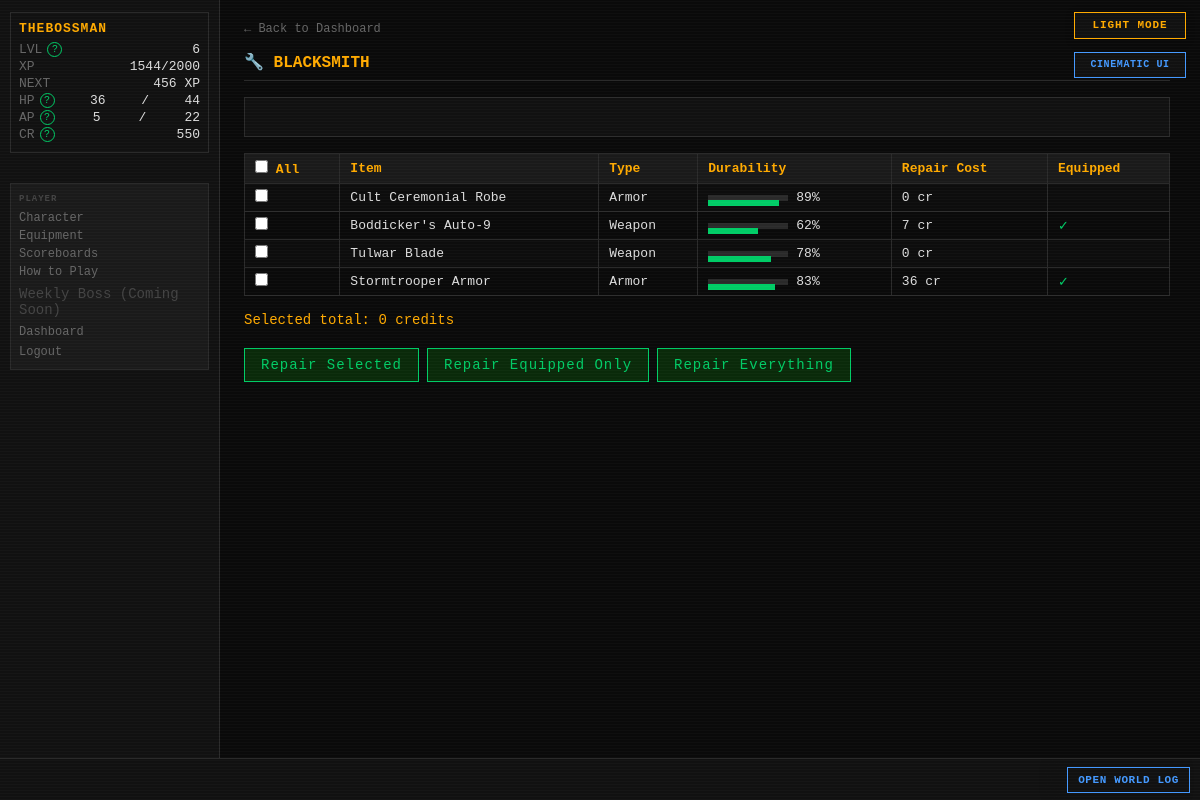
Page /blacksmith (signed in) on the committed database.
### tables this page shows
CREATE TABLE players (
    id                  INTEGER PRIMARY KEY AUTOINCREMENT,
    username            TEXT    UNIQUE NOT NULL,
    password_hash       TEXT    NOT NULL,
    email               TEXT    UNIQUE NOT NULL,
    character_name      TEXT    NOT NULL,
    sex                 TEXT    NOT NULL,
    class_id            INTEGER REFERENCES classes(id),
    str_stat            INTEGER NOT NULL DEFAULT 1,
    end_stat            INTEGER NOT NULL DEFAULT 1,
    agi_stat            INTEGER NOT NULL DEFAULT 1,
    lck_stat            INTEGER NOT NULL DEFAULT 1,
    per_stat            INTEGER NOT NULL DEFAULT 1,
    level               INTEGER NOT NULL DEFAULT 1,
    xp                  INTEGER NOT NULL DEFAULT 0,
    current_hp          INTEGER NOT NULL,
    current_ap          INTEGER NOT NULL,
    credits             INTEGER NOT NULL DEFAULT 25,
    equipped_weapon_id  INTEGER REFERENCES inventory_items(id),
    equipped_armor_id   INTEGER REFERENCES inventory_items(id),
    equipped_special_id INTEGER REFERENCES inventory_items(id),
    in_combat           INTEGER NOT NULL DEFAULT 0,
    pending_levelup     INTEGER NOT NULL DEFAULT 0,
    combat_preference   TEXT    NOT NULL DEFAULT "Balanced",
    is_banned           INTEGER NOT NULL DEFAULT 0,
    retired_at          TEXT,
    last_login_at       TEXT,
    created_at          TEXT    NOT NULL DEFAULT (datetime('now'))
);

CREATE TABLE armor (
    id              INTEGER PRIMARY KEY AUTOINCREMENT,
    name            TEXT    UNIQUE NOT NULL,
    is_active       INTEGER NOT NULL DEFAULT 1,
    level           INTEGER NOT NULL,
    ac_bonus        INTEGER NOT NULL DEFAULT 0,
    res_blade       INTEGER NOT NULL DEFAULT 0,
    res_blunt       INTEGER NOT NULL DEFAULT 0,
    res_ballistic   INTEGER NOT NULL DEFAULT 0,
    res_energy      INTEGER NOT NULL DEFAULT 0,
    res_arcane      INTEGER NOT NULL DEFAULT 0,
    res_explosive   INTEGER NOT NULL DEFAULT 0,
    res_venom       INTEGER NOT NULL DEFAULT 0,
    str_bonus       INTEGER NOT NULL DEFAULT 0,
    end_bonus       INTEGER NOT NULL DEFAULT 0,
    agi_bonus       INTEGER NOT NULL DEFAULT 0,
    lck_bonus       INTEGER NOT NULL DEFAULT 0,
    per_bonus       INTEGER NOT NULL DEFAULT 0,
    associated_to   TEXT,
    credit_cost     INTEGER NOT NULL,
    drop_chance     REAL    NOT NULL,
    starting_durability INTEGER NOT NULL DEFAULT 100,
    imported_at     TEXT    NOT NULL DEFAULT (datetime('now'))
, description TEXT NOT NULL DEFAULT '');

CREATE TABLE inventory_items (
    id                 INTEGER PRIMARY KEY AUTOINCREMENT,
    player_id          INTEGER NOT NULL REFERENCES players(id),
    item_type          TEXT    NOT NULL,
    item_id            INTEGER NOT NULL,
    current_durability INTEGER NOT NULL DEFAULT 100,
    acquired_at        TEXT    NOT NULL DEFAULT (datetime('now')),
    acquired_method    TEXT    NOT NULL
);

CREATE TABLE weapons (
    id              INTEGER PRIMARY KEY AUTOINCREMENT,
    name            TEXT    UNIQUE NOT NULL,
    is_active       INTEGER NOT NULL DEFAULT 1,
    level           INTEGER NOT NULL,
    weapon_type     TEXT    NOT NULL,
    damage_die      TEXT    NOT NULL,
    damage_type     TEXT    NOT NULL,
    str_bonus       INTEGER NOT NULL DEFAULT 0,
    end_bonus       INTEGER NOT NULL DEFAULT 0,
    agi_bonus       INTEGER NOT NULL DEFAULT 0,
    lck_bonus       INTEGER NOT NULL DEFAULT 0,
    per_bonus       INTEGER NOT NULL DEFAULT 0,
    associated_to   TEXT,
    credit_cost     INTEGER NOT NULL,
    drop_chance     REAL    NOT NULL,
    starting_durability INTEGER NOT NULL DEFAULT 100,
    imported_at     TEXT    NOT NULL DEFAULT (datetime('now'))
, description TEXT NOT NULL DEFAULT '');

### routes/blacksmith.py (the view)
@bp.route("/blacksmith")
def index():
    player   = g.player
    settings = get_all_settings()
    if player["credits"] == 0:
        return render_template("blacksmith/blacksmith.html",
                               items=[], blocked=True,
                               blocked_reason="You have no credits.",
                               feedback=request.args.get("feedback"),
                               error=request.args.get("error"))
    items = _get_repairable_items(player, settings)
    all_full = all(i["current_durability"] >= 100 for i in items)
    if all_full:
        return render_template("blacksmith/blacksmith.html",
                               items=[], blocked=True,
                               blocked_reason="All your items are at full durability.",
                               feedback=request.args.get("feedback"),
                               error=request.args.get("error"))
    return render_template("blacksmith/blacksmith.html",
                           items=items,
                           blocked=False,
                           feedback=request.args.get("feedback"),
                           error=request.args.get("error"))

### app.py (called while the page is built)
def _context_processor() -> dict:
    settings = get_all_settings()
    player = g.get("player")
    if not player:
        return {"settings": settings}
    return {"player": player, "settings": settings}

def _check_auth():
    if request.endpoint in _AUTH_EXEMPT:
        return None
    if not session.get("player_id"):
        return redirect(url_for("auth.login"))
    return None

def _load_player():
    player_id = session.get("player_id")
    if not player_id:
        return None
    player = get_player(player_id)
    if player is None:
        session.clear()
        return redirect(url_for("auth.login"))
    g.player = player
    return None

def _check_levelup():
    if request.endpoint in _LEVELUP_EXEMPT:
        return None
    player = g.get("player")
    if player and player.get("pending_levelup") and not player.get("in_combat"):
        return redirect(url_for("auth.levelup"))
    if player and not player.get("in_combat"):
        threshold = cfg.XP_CURVE.get(player["level"] + 1)
        if threshold is not None and player["xp"] >= threshold:
            from combat.engine import check_level_up
            if check_level_up(player["id"], player["xp"], player["level"]):
                g.player = get_player(player["id"])
                return redirect(url_for("auth.levelup"))
    return None

def _set_blackout_flag():
    settings = get_all_settings()
    blackout_mins = settings.get("MIDNIGHT_BLACKOUT_MINUTES", cfg.MIDNIGHT_BLACKOUT_MINUTES)
    now = datetime.now(timezone.utc)
    minutes_to_midnight = (24 * 60) - (now.hour * 60 + now.minute)
    g.blackout = (minutes_to_midnight <= blackout_mins)

### database.py (called while the page is built)
def get_db() -> sqlite3.Connection:
    if 'db' not in g:
        g.db = sqlite3.connect(
            cfg.DB_PATH,
            detect_types=sqlite3.PARSE_DECLTYPES,
            timeout=10,
        )
        g.db.row_factory = dict_factory
        g.db.execute("PRAGMA foreign_keys = ON")
        g.db.execute("PRAGMA journal_mode = WAL")
    return g.db

def dict_factory(cursor: sqlite3.Cursor, row: tuple) -> dict:
    return {col[0]: val for col, val in zip(cursor.description, row)}

def execute(sql: str, params: tuple = ()) -> list[dict]:
    return get_db().execute(sql, params).fetchall()

def execute_one(sql: str, params: tuple = ()) -> dict | None:
    return get_db().execute(sql, params).fetchone()

### templates/blacksmith/blacksmith.html (shortened to what this page needs)
{% extends "base.html" %}
{% block content %}
<div id="page-content">
    <a href="{{ url_for('dashboard.index') }}" class="back-link">← Back to Dashboard</a>
    <h2 class="page-title">🔧 BLACKSMITH</h2>
    <div id="terminal-output">
    </div>
    {% if blocked %}
    <p style="color:var(--grey)">{{ blocked_reason }}</p>
    {% else %}
    <form method="POST" action="{{ url_for('blacksmith.repair') }}">
        <table>
            <tr>
                <th><input type="checkbox" id="select-all"> All</th>
                <th>Item</th><th>Type</th><th>Durability</th>
                <th>Repair Cost</th><th>Equipped</th>
            </tr>
            {% for item in items %}
            <tr>
                <td>
                    <input type="checkbox" name="inv_ids" value="{{ item.inv_id }}"
                           class="item-checkbox" data-cost="{{ item.repair_cost }}">
                </td>
                <td>{{ item.name }}</td>
                <td>{{ item.item_type|title }}</td>
                <td>
                    <div style="display:flex;align-items:center;gap:8px;">
                        <div style="width:80px;height:6px;background:var(--border);position:relative;">
                            <div class="dur-bar {% if item.current_durability < 25 %}low{% elif item.current_durability < 60 %}medium{% endif %}"
                                 style="width:{{ item.current_durability }}%"></div>
                        </div>
                        {{ item.current_durability }}%
                    </div>
                </td>
                <td>{{ item.repair_cost }} cr</td>
                <td>{% if item.is_equipped %}<span class="term-good">✓</span>{% endif %}</td>
            </tr>
            {% endfor %}
        </table>
        <div style="margin:12px 0;color:var(--amber);">
            Selected total: <span id="total-cost">0</span> credits
        </div>
        <div style="display:flex;gap:8px;flex-wrap:wrap;">
            <button type="submit" name="mode" value="selected" class="auth-btn" style="width:auto;padding:8px 16px;">
                Repair Selected
            </button>
            <button type="submit" name="mode" value="equipped" class="auth-btn" style="width:auto;padding:8px 16px;">
                Repair Equipped Only
            </button>
            <button type="submit" name="mode" value="all" class="auth-btn" style="width:auto;padding:8px 16px;">
                Repair Everything
            </button>
        </div>
    </form>
    {% endif %}
</div>
{% endblock %}

### templates/base.html (shortened to what this page needs)
<!DOCTYPE html>
<html lang="en">
<head>
<link rel="stylesheet" href="{{ url_for('static', filename='style.css') }}">
</head>
<body class="{{ 'authenticated' if player else 'auth-page' }} {% block body_class %}{% endblock %}">
{% if settings.get('ALLOW_PLAYER_COLOR_OVERRIDE', true) %}<button id="theme-toggle" type="button" aria-label="Switch color theme" aria-pressed="false">
</button>{% endif %}
{% if settings.get('ALLOW_PLAYER_INTERFACE_OVERRIDE', true) %}
<button id="interface-toggle" type="button" aria-label="Switch interface style" aria-pressed="false">
</button>
{% endif %}
{% if player %}
<div id="left-col">
    <div id="status-block">
        <div class="status-name">{{ player.character_name }}</div>
        <div class="status-line">
            <span class="label">LVL</span>
            <span id="status-level">{{ player.level }}</span>
        </div>
        <div class="status-line">
            <span class="label">XP</span>
            <span><span id="status-xp">{{ player.xp }}</span><span id="status-xp-threshold">{% if player.get('next_level_xp') is not none %}/{{ player.get('next_level_xp') }}{% endif %}</span></span>
        </div>
        <div class="status-line" title="Experience still needed to reach level {{ player.level + 1 }}">
            <span class="label">NEXT</span>
            <span id="status-xp-next">{% if player.get('xp_to_next_level') is none %}MAX{% elif player.get('xp_to_next_level') <= 0 %}LEVEL UP{% else %}{{ player.get('xp_to_next_level') }} XP{% endif %}</span>
        </div>
        <div class="status-line">
            <span class="label">HP</span>
            <span id="status-hp">{{ player.current_hp }}</span>/<span id="status-maxhp">{{ player.max_hp }}</span>
        </div>
        <div class="status-line">
            <span class="label">AP</span>
            <span id="status-ap">{{ player.current_ap }}</span>/<span id="status-maxap">{{ player.max_ap }}</span>
        </div>
        <div class="status-line">
            <span class="label">CR</span>
            <span id="status-credits">{{ player.credits }}</span>
        </div>
    </div>
    <nav id="left-nav">
        <span class="nav-heading">PLAYER</span>
        <a href="{{ url_for('character.index') }}">Character</a>
        <a href="{{ url_for('character.equipment') }}">Equipment</a>
        <a href="{{ url_for('scoreboards.index') }}">Scoreboards</a>
        <a href="{{ url_for('feeds.game_help') }}">How to Play</a>
        <span class="nav-link-disabled" title="A shared weekly encounter is being designed.">Weekly Boss (Coming Soon)</span>
        <a href="{{ url_for('dashboard.index') }}">Dashboard</a>
        <form action="{{ url_for('auth.logout') }}" method="POST" style="margin:0">
            <button type="submit" class="nav-link-btn">Logout</button>
        </form>
    </nav>
</div>
{% endif %}
<div id="main">
    {% block content %}{% endblock %}
</div>
{% if player %}
<div id="ticker-wrap">
    <a id="ticker-log-link" href="{{ url_for('feeds.global_log') }}" title="Open the complete World Log">OPEN WORLD LOG</a>
    <div id="ticker">
    </div>
</div>
{% endif %}
</body>
</html>

### rows in the picture
players: character_name "THEBOSSMAN", level "6", xp "1544", current_hp "36", current_ap "5", credits "550"
armor: name "Cult Ceremonial Robe"
inventory_items: item_type "Armor"
weapons: name "Boddicker's Auto-9"
inventory_items: item_type "Weapon"
weapons: name "Tulwar Blade"
inventory_items: item_type "Weapon"
armor: name "Stormtrooper Armor"
inventory_items: item_type "Armor"

### other values in the picture
{{ player.get('next_level_xp') }} "2000"
{{ player.get('xp_to_next_level') }} "456"
{{ player.max_hp }} "44"
{{ player.max_ap }} "22"
{{ item.current_durability }} "89" "62" "78" "83"
{{ item.repair_cost }} "0" "7" "0" "36"
